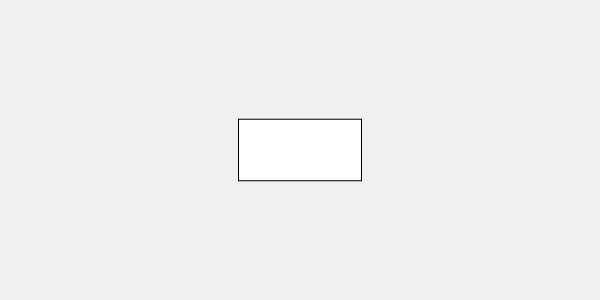
Frame 1 (no input)
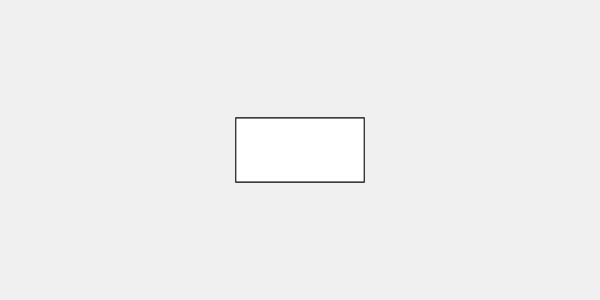
Frame 60 (no input)
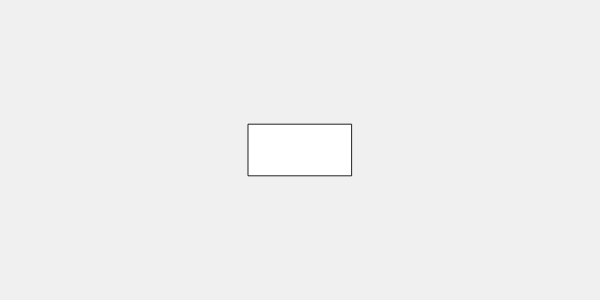
Frame 120 (the mouse pressed at the canvas centre since frame 60)

The p5.js sketch that drew these frames (run headless with seeded random() and noise() and a simulated clock; from frame 60 on, the mouse is pressed at the canvas centre):

// p5.js sketch
// ── sketch.js
let s = 1; 
function setup() {
   createCanvas(600, 300); 
  } 
  function draw() {
     background(240);
    s = 1 + 0.5 * sin(frameCount * 0.05); 
    push(); 
    translate(300, 150); 
    scale(s); rectMode(CENTER); 
    rect(0, 0, 120, 60); 
    pop(); 

}
